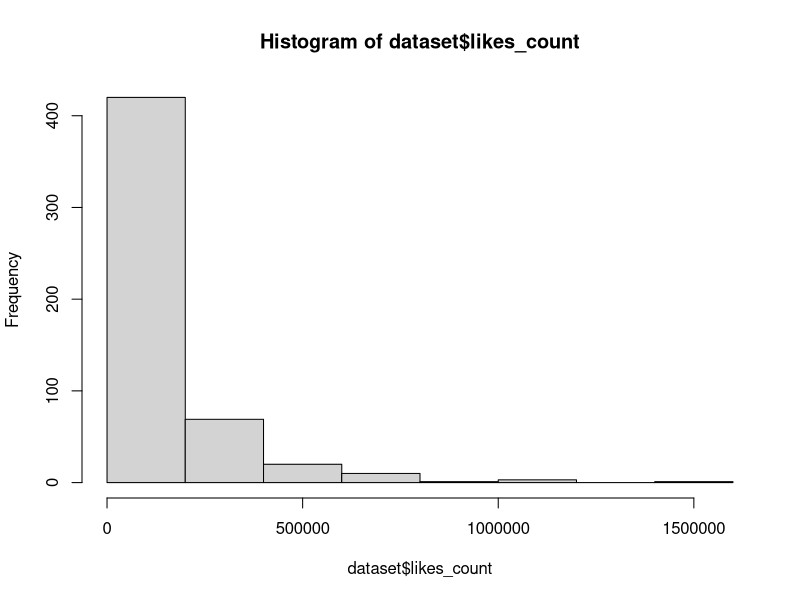
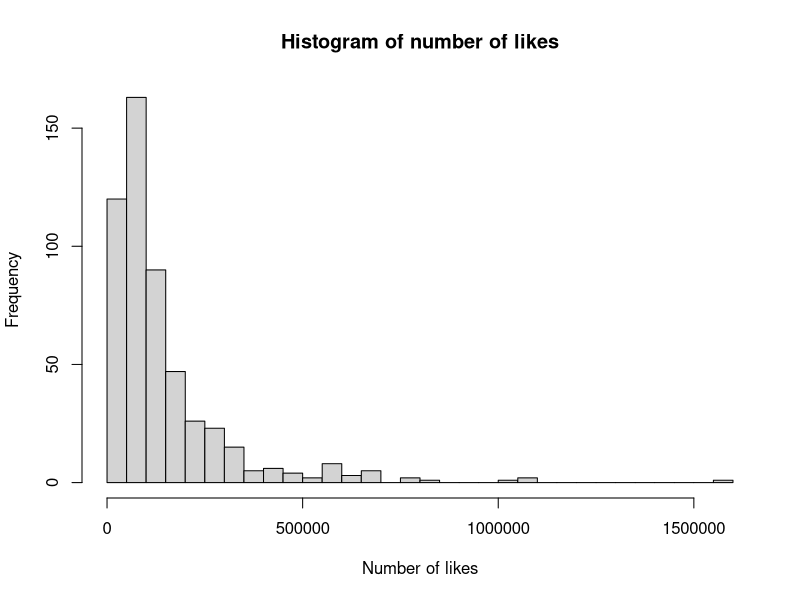
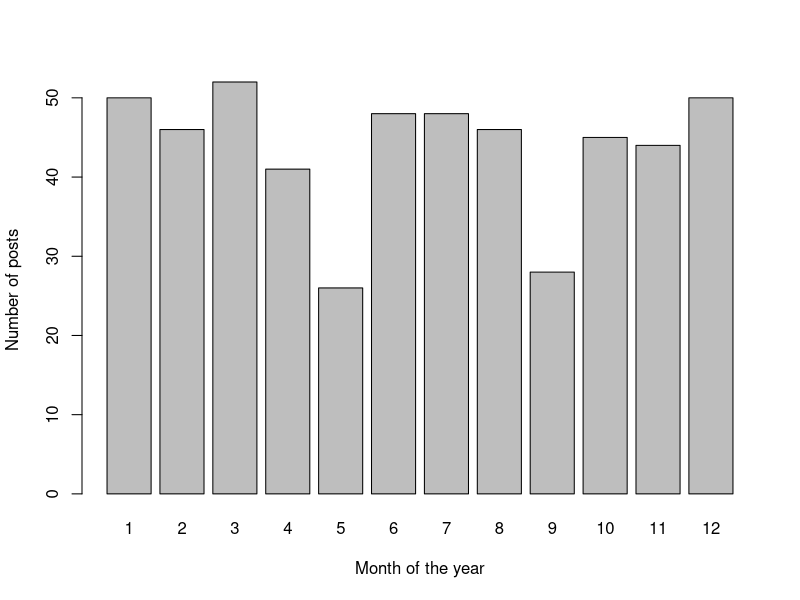

R code for these plots, in order:
################################################################
## Univariate analysis
## Author: Pablo Barbera
## Social Media and Political Participation
## Lab 2, January 7th 2014
################################################################

## As usual, before we run anything, we make sure to change the working
## directory to where we have all our code and data stored. In my case, it is:
setwd("~/Dropbox/teaching_2014/code")
## But it will different for yours! Click on the wheel on the files tab on
## the bottom right panel; then choose "set as working directory"; and paste
## here in the script what you see on the console

dataset <- read.csv("lab1_obama_data.csv", stringsAsFactors=F)

##############################
### REVIEW FROM YESTERDAY ####
##############################

# Variables in a data frame can be accessed with $. For example:
dataset$created_time

# Each variable is a vector of numbers. Each value can be accessed with '[]'. 
dataset$created_time[1] ## first value

# To access a row of a data frame, use '[]' with a comma after the row number.
dataset[1, ] # first row (first post of 2013)

# You can also use "which" to subset the data frame.
dataset[which(dataset$month==1), ] ## all posts from January

############################
### UNIVARIATE ANALYSIS ####
############################

# Distribution of number of likes for each post (count variable)
summary(dataset$likes_count)
# Same for comments count
summary(dataset$comments_count)

# Each statistic has its own function, but 'summary' is more convenient
mean(dataset$likes_count)
median(dataset$likes_count)
min(dataset$likes_count)
quantile(dataset$likes_count)

# To visualize the distribution of a continuous variable, we can generate an histogram
hist(dataset$likes_count)
# x axis indicates number of likes, in "bins"
# y axis indicates count of posts within each category

# we can modify some of the options to make it more informative
hist(dataset$likes_count, breaks=50, 
     xlab="Number of likes", main="Histogram of number of likes")

# What if a variable is categorical? For example, month of the year
# We can use a frequency table
table(dataset$month)

# Or a proportion table
prop.table(table(dataset$month))

# As shown in the slides, we can turn this table into a bar chart
barplot(table(dataset$month), xlab="Month of the year", ylab="Number of posts")

# How can you save the plot to use it in Word? Click on "export", and then
# "Save plot as Image..."



